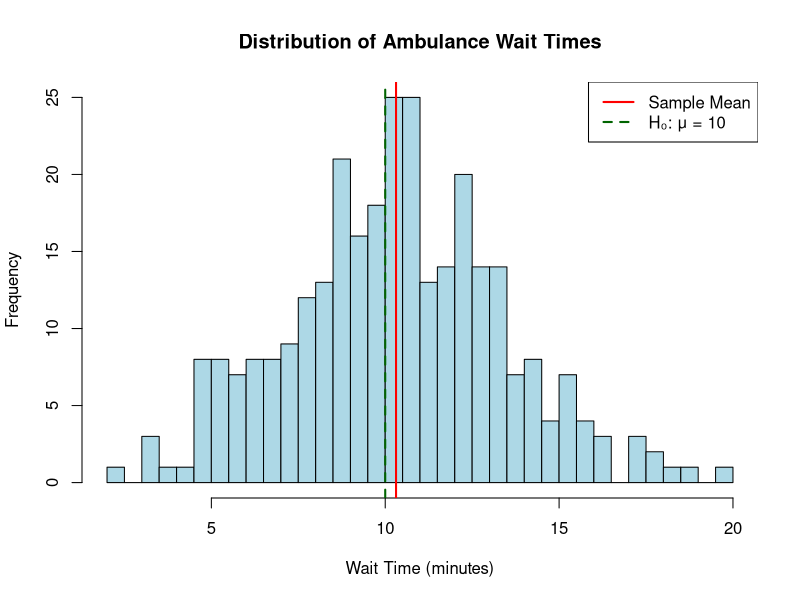

This figure's R source:
# =============================================================================
# PROBLEM STATEMENT:
# =============================================================================
# An ambulance company is legally required to respond to distress calls within 
# 14 minutes 90% of the time. For this analysis, we are testing whether the 
# average response time exceeds 10 minutes (a simplified compliance threshold).
#
# A judge has ordered n = 300 records to be examined to assess compliance.
# 
# HYPOTHESIS TEST:
# H_0: μ ≤ 10  (Company is compliant - average wait time is at most 10 minutes)
# H_a: μ > 10  (Company is non-compliant - average wait time exceeds 10 minutes)
#
# This is a one-tailed (right-tailed) test.
# =============================================================================

# Clear workspace
rm(list = ls())

# =============================================================================
# 1. LOAD THE DATA
# =============================================================================

# Load the wait time data
# Note: Adjust the path if waittime.csv is in a different location
waittime_data <- read.csv("waittime.csv")

# Explore the structure of the data
str(waittime_data)
head(waittime_data)
summary(waittime_data)

# Check sample size
n <- nrow(waittime_data)
cat("Sample size:", n, "\n")

# =============================================================================
# 2. EXPLORATORY DATA ANALYSIS
# =============================================================================

# The wait time variable is named 'x' (in minutes)
wait_times <- waittime_data$x

# Calculate descriptive statistics
mean_wait <- mean(wait_times, na.rm = TRUE)
sd_wait <- sd(wait_times, na.rm = TRUE)
se_wait <- sd_wait / sqrt(n)

cat("\nDescriptive Statistics:\n")
cat("Mean wait time:", round(mean_wait, 2), "minutes\n")
cat("Standard deviation:", round(sd_wait, 2), "minutes\n")
cat("Standard error:", round(se_wait, 3), "minutes\n")

# Histogram
hist(wait_times, 
     main = "Distribution of Ambulance Wait Times",
     xlab = "Wait Time (minutes)",
     col = "lightblue",
     breaks = 30)
abline(v = mean_wait, col = "red", lwd = 2)
abline(v = 10, col = "darkgreen", lwd = 2, lty = 2)
legend("topright", 
       legend = c("Sample Mean", "H₀: μ = 10"),
       col = c("red", "darkgreen"),
       lty = c(1, 2),
       lwd = 2)

# =============================================================================
# 3. HYPOTHESIS TEST (ONE-SAMPLE T-TEST)
# =============================================================================

# Parameters
mu_0 <- 10  # Null hypothesis value
alpha <- 0.05  # Significance level

# Perform one-sample t-test (right-tailed)
t_test <- t.test(wait_times, 
                 mu = mu_0, 
                 alternative = "greater",
                 conf.level = 1 - alpha)

# Display test results
cat("\nHYPOTHESIS TEST RESULTS\n")
cat(paste(rep("=", 40), collapse = ""), "\n")
cat("Null Hypothesis (H₀): μ ≤", mu_0, "minutes\n")
cat("Alternative Hypothesis (H_a): μ >", mu_0, "minutes\n")
cat("\nTest Statistic (t):", round(t_test$statistic, 3), "\n")
cat("Degrees of freedom:", t_test$parameter, "\n")
cat("P-value:", format(t_test$p.value, scientific = FALSE), "\n")

# =============================================================================
# 4. CONFIDENCE INTERVAL
# =============================================================================

cat("\nCONFIDENCE INTERVAL\n")
cat(paste(rep("-", 40), collapse = ""), "\n")

# For a one-sided test (greater), we get a one-sided CI with lower bound
cat("95% One-sided CI: [", round(t_test$conf.int[1], 2), ", ∞) minutes\n")
cat("Interpretation: We are 95% confident that the true mean\n")
cat("wait time is at least", round(t_test$conf.int[1], 2), "minutes.\n")

# Also calculate a two-sided CI for comparison
t_test_two <- t.test(wait_times, mu = mu_0, conf.level = 0.95)
cat("\n95% Two-sided CI: [", round(t_test_two$conf.int[1], 2), ",", 
    round(t_test_two$conf.int[2], 2), "] minutes\n")
cat("(This shows the range of plausible values for the true mean)\n")

# =============================================================================
# 5. DECISION AND INTERPRETATION
# =============================================================================

cat("\nDECISION (α =", alpha, ")\n")
cat(paste(rep("-", 40), collapse = ""), "\n")

if (t_test$p.value < alpha) {
  cat("REJECT H₀\n")
  cat("Conclusion: The ambulance company is NON-COMPLIANT.\n")
  cat("Average wait time significantly exceeds 10 minutes.\n")
} else {
  cat("FAIL TO REJECT H₀\n")
  cat("Conclusion: Insufficient evidence of non-compliance.\n")
}

# =============================================================================
# END OF ANALYSIS
# =============================================================================